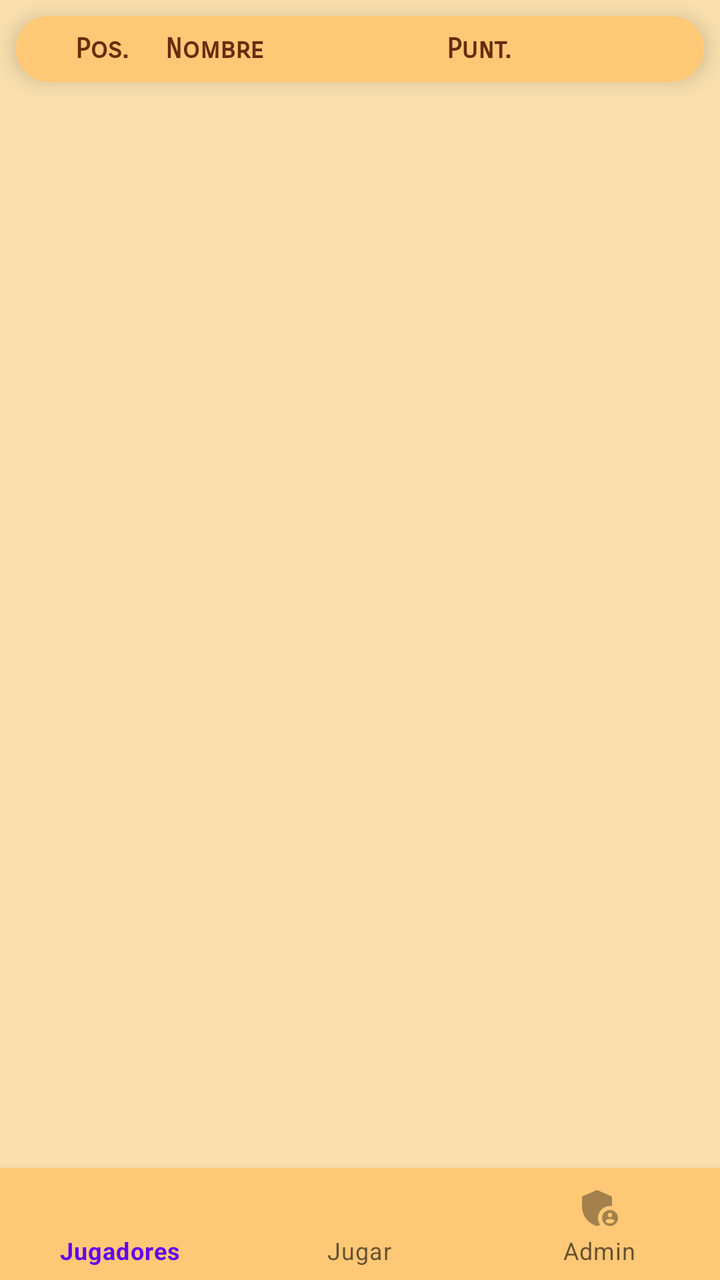
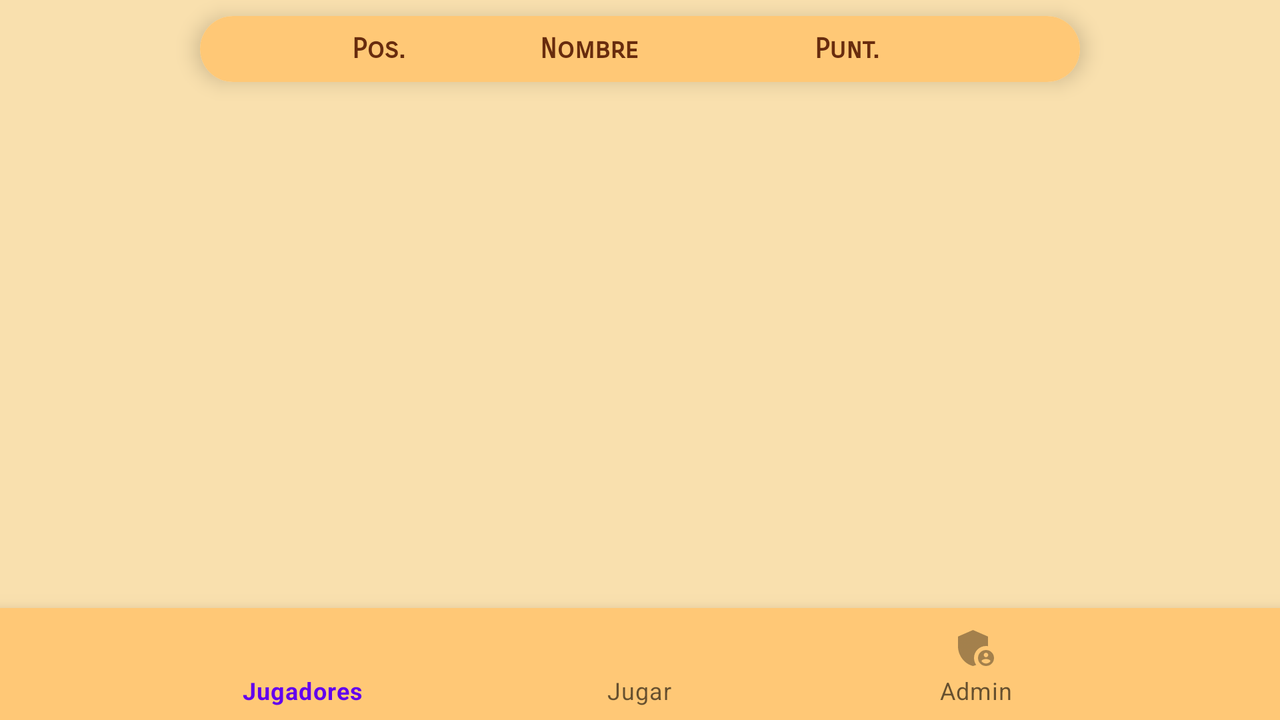

Compare how this app lays out the same screen by default and in its alternative resource folder. The renders come first, then the two layout files and the values they reference.
<!-- AndroidManifest.xml: application theme Theme.ProyectoModular -->
<!-- res/layout/fragment_hall_fame.xml -->
<?xml version="1.0" encoding="utf-8"?>
<androidx.constraintlayout.widget.ConstraintLayout xmlns:android="http://schemas.android.com/apk/res/android"
    xmlns:app="http://schemas.android.com/apk/res-auto"
    xmlns:tools="http://schemas.android.com/tools"
    android:layout_width="match_parent"
    android:layout_height="match_parent"
    android:background="#F9E0AE"
    tools:context=".view.fragment.HallFameFragment">

    <com.google.android.material.bottomnavigation.BottomNavigationView
        android:id="@+id/bottom_navigation_hall"
        android:layout_width="0dp"
        android:layout_height="wrap_content"
        android:background="#FFC876"
        app:layout_constraintBottom_toBottomOf="parent"
        app:layout_constraintEnd_toEndOf="parent"
        app:layout_constraintHorizontal_bias="0.0"
        app:layout_constraintStart_toStartOf="parent"
        app:menu="@menu/menu_navegacion" />

    <androidx.recyclerview.widget.RecyclerView
        android:id="@+id/recyclerPuntuacion"
        android:layout_width="0dp"
        android:layout_height="0dp"
        android:layout_marginBottom="56dp"
        android:background="#F9E0AE"
        android:gravity="center"
        app:layout_constraintBottom_toBottomOf="parent"
        app:layout_constraintEnd_toEndOf="parent"
        app:layout_constraintStart_toStartOf="parent"
        app:layout_constraintTop_toBottomOf="@+id/puntuacionCard" />

    <androidx.cardview.widget.CardView
        android:id="@+id/puntuacionCard"
        android:layout_width="0dp"
        android:layout_height="wrap_content"
        android:layout_marginStart="8dp"
        android:layout_marginTop="8dp"
        android:layout_marginEnd="8dp"
        android:layout_marginBottom="8dp"
        android:background="#FFC876"
        app:cardCornerRadius="20dp"
        app:cardElevation="6dp"
        app:layout_constraintBottom_toTopOf="@+id/recyclerPuntuacion"
        app:layout_constraintEnd_toEndOf="parent"
        app:layout_constraintStart_toStartOf="parent"
        app:layout_constraintTop_toTopOf="parent">

        <androidx.constraintlayout.widget.ConstraintLayout
            android:id="@+id/constraintLayout"
            android:layout_width="match_parent"
            android:layout_height="wrap_content"
            android:background="#FFC876"
            app:layout_constraintEnd_toEndOf="parent"
            app:layout_constraintStart_toStartOf="parent"
            app:layout_constraintTop_toTopOf="parent">

            <TextView
                android:id="@+id/textView3"
                android:layout_width="wrap_content"
                android:layout_height="wrap_content"
                android:layout_marginStart="8dp"
                android:layout_marginTop="8dp"
                android:layout_marginBottom="8dp"
                android:fontFamily="sans-serif-smallcaps"
                android:text="Pos."
                android:textColor="#682C0E"
                android:textStyle="bold"
                app:layout_constraintBottom_toBottomOf="parent"
                app:layout_constraintEnd_toStartOf="@+id/textView6"
                app:layout_constraintHorizontal_bias="0.55"
                app:layout_constraintStart_toStartOf="parent"
                app:layout_constraintTop_toTopOf="parent"
                app:layout_constraintVertical_bias="0.0" />

            <TextView
                android:id="@+id/textView6"
                android:layout_width="wrap_content"
                android:layout_height="wrap_content"
                android:layout_marginTop="8dp"
                android:layout_marginEnd="220dp"
                android:layout_marginBottom="8dp"
                android:fontFamily="sans-serif-smallcaps"
                android:text="Nombre"
                android:textColor="#682C0E"
                android:textStyle="bold"
                app:layout_constraintBottom_toBottomOf="parent"
                app:layout_constraintEnd_toEndOf="parent"
                app:layout_constraintTop_toTopOf="parent" />

            <TextView
                android:id="@+id/textView7"
                android:layout_width="wrap_content"
                android:layout_height="wrap_content"
                android:layout_marginStart="8dp"
                android:layout_marginTop="8dp"
                android:layout_marginBottom="8dp"
                android:fontFamily="sans-serif-smallcaps"
                android:text="Punt."
                android:textColor="#682C0E"
                android:textStyle="bold"
                app:layout_constraintBottom_toBottomOf="parent"
                app:layout_constraintEnd_toEndOf="parent"
                app:layout_constraintHorizontal_bias="0.465"
                app:layout_constraintStart_toEndOf="@+id/textView6"
                app:layout_constraintTop_toTopOf="parent"
                app:layout_constraintVertical_bias="0.0" />

        </androidx.constraintlayout.widget.ConstraintLayout>

    </androidx.cardview.widget.CardView>


</androidx.constraintlayout.widget.ConstraintLayout>
<!-- resources referenced by this layout -->
<resources>
  <style name="Theme.ProyectoModular" parent="Theme.MaterialComponents.DayNight.NoActionBar">
          
          <item name="colorPrimary">@color/purple_500</item>
          <item name="colorPrimaryVariant">@color/purple_700</item>
          <item name="colorOnPrimary">@color/white</item>
          
          <item name="colorSecondary">@color/teal_200</item>
          <item name="colorSecondaryVariant">@color/teal_700</item>
          <item name="colorOnSecondary">@color/black</item>
          <item name="fontFamily">sans-serif-smallcaps</item>
          <item name="backgroundColor">@color/purple_200</item>
          
          <item name="android:statusBarColor" tools:targetApi="l">?attr/colorPrimaryVariant</item>
          
      </style>
  <color name="purple_500">#FF6200EE</color>
  <color name="purple_700">#FF3700B3</color>
  <color name="white">#FFFFFFFF</color>
  <color name="teal_200">#FF03DAC5</color>
  <color name="teal_700">#FF018786</color>
  <color name="black">#FF000000</color>
  <color name="purple_200">#FFBB86FC</color>
</resources>
<!-- res/layout-land/fragment_hall_fame.xml (the repository's variant of the layout above) -->
<!-- drawn on the phone turned sideways -->
<?xml version="1.0" encoding="utf-8"?>
<androidx.constraintlayout.widget.ConstraintLayout xmlns:android="http://schemas.android.com/apk/res/android"
    xmlns:app="http://schemas.android.com/apk/res-auto"
    xmlns:tools="http://schemas.android.com/tools"
    android:layout_width="match_parent"
    android:layout_height="match_parent"
    android:background="#F9E0AE"
    tools:context=".view.fragment.HallFameFragment">

    <com.google.android.material.bottomnavigation.BottomNavigationView
        android:id="@+id/bottom_navigation_hall"
        android:layout_width="0dp"
        android:layout_height="wrap_content"
        android:background="#FFC876"
        app:layout_constraintBottom_toBottomOf="parent"
        app:layout_constraintEnd_toEndOf="parent"
        app:layout_constraintHorizontal_bias="0.0"
        app:layout_constraintStart_toStartOf="parent"
        app:menu="@menu/menu_navegacion" />

    <androidx.recyclerview.widget.RecyclerView
        android:id="@+id/recyclerPuntuacion"
        android:layout_width="0dp"
        android:layout_height="0dp"
        android:layout_marginBottom="56dp"
        android:background="#F9E0AE"
        android:gravity="center"
        app:layout_constraintBottom_toBottomOf="parent"
        app:layout_constraintEnd_toEndOf="parent"
        app:layout_constraintStart_toStartOf="parent"
        app:layout_constraintTop_toBottomOf="@+id/puntuacionCard" />

    <androidx.cardview.widget.CardView
        android:id="@+id/puntuacionCard"
        android:layout_width="0dp"
        android:layout_height="wrap_content"
        android:layout_marginStart="100dp"
        android:layout_marginTop="8dp"
        android:layout_marginEnd="100dp"
        android:layout_marginBottom="8dp"
        android:background="#FFC876"
        app:cardCornerRadius="20dp"
        app:cardElevation="6dp"
        app:layout_constraintBottom_toTopOf="@+id/recyclerPuntuacion"
        app:layout_constraintEnd_toEndOf="parent"
        app:layout_constraintStart_toStartOf="parent"
        app:layout_constraintTop_toTopOf="parent">

        <androidx.constraintlayout.widget.ConstraintLayout
            android:id="@+id/constraintLayout"
            android:layout_width="match_parent"
            android:layout_height="wrap_content"
            android:background="#FFC876"
            app:layout_constraintEnd_toEndOf="parent"
            app:layout_constraintStart_toStartOf="parent"
            app:layout_constraintTop_toTopOf="parent">

            <TextView
                android:id="@+id/textView3"
                android:layout_width="wrap_content"
                android:layout_height="wrap_content"
                android:layout_marginStart="76dp"
                android:layout_marginTop="8dp"
                android:layout_marginBottom="8dp"
                android:fontFamily="sans-serif-smallcaps"
                android:text="Pos."
                android:textColor="#682C0E"
                android:textStyle="bold"
                app:layout_constraintBottom_toBottomOf="parent"
                app:layout_constraintStart_toStartOf="parent"
                app:layout_constraintTop_toTopOf="parent"
                app:layout_constraintVertical_bias="0.0" />

            <TextView
                android:id="@+id/textView6"
                android:layout_width="wrap_content"
                android:layout_height="wrap_content"
                android:layout_marginStart="170dp"
                android:layout_marginTop="8dp"
                android:layout_marginBottom="8dp"
                android:fontFamily="sans-serif-smallcaps"
                android:text="Nombre"
                android:textColor="#682C0E"
                android:textStyle="bold"
                app:layout_constraintBottom_toBottomOf="parent"
                app:layout_constraintStart_toStartOf="parent"
                app:layout_constraintTop_toTopOf="parent"
                app:layout_constraintVertical_bias="0.0" />

            <TextView
                android:id="@+id/textView7"
                android:layout_width="wrap_content"
                android:layout_height="wrap_content"
                android:layout_marginTop="8dp"
                android:layout_marginEnd="100dp"
                android:layout_marginBottom="8dp"
                android:fontFamily="sans-serif-smallcaps"
                android:text="Punt."
                android:textColor="#682C0E"
                android:textStyle="bold"
                app:layout_constraintBottom_toBottomOf="parent"
                app:layout_constraintEnd_toEndOf="parent"
                app:layout_constraintTop_toTopOf="parent"
                app:layout_constraintVertical_bias="0.0" />

        </androidx.constraintlayout.widget.ConstraintLayout>

    </androidx.cardview.widget.CardView>


</androidx.constraintlayout.widget.ConstraintLayout>
